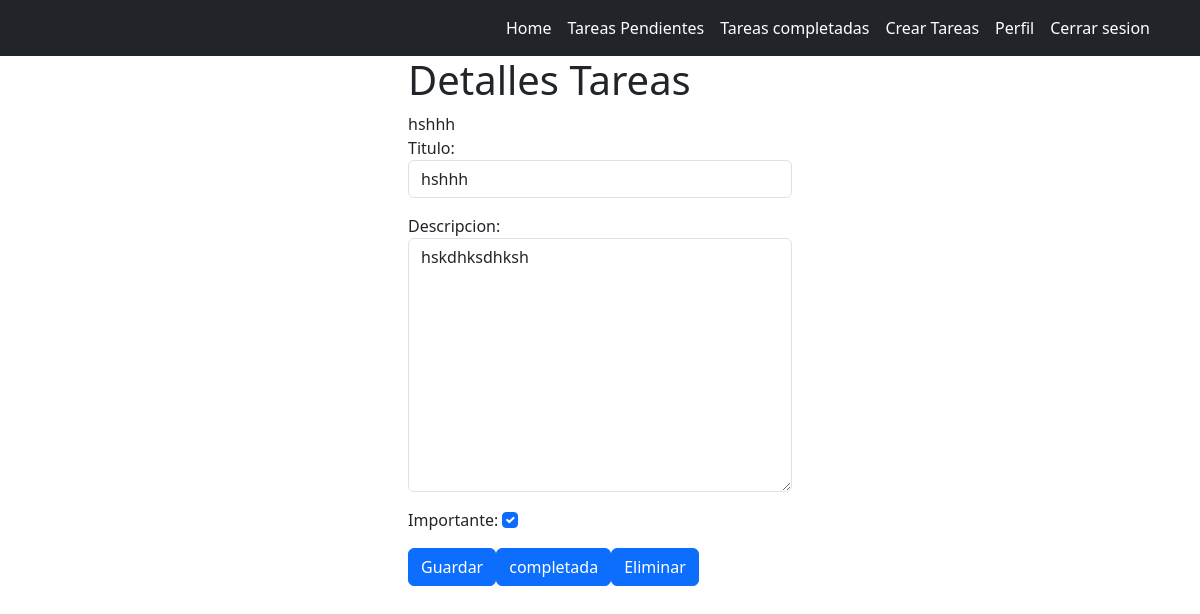
The app's page /tasks/3/ (signed in) with its own data.
### tasks/models.py (models this page shows, shortened)
class tarea(models.Model):
    Titulo = models.CharField(max_length=100)
    descripcion  = models.TextField(blank=True)
    creada = models.DateTimeField (auto_now_add=True)
    completada = models.DateTimeField(null=True, blank=True)
    importante = models.BooleanField(default=False)
    usuario = models.ForeignKey(User, on_delete= models.CASCADE)

### tasks/views.py (the view, shortened to what this page needs)
# urls.py: path("tasks/<int:task_id>/", views.task_detail, name='task_detail'),
@login_required
def task_detail(request, task_id):
    if request.method == 'GET':
        task = get_object_or_404(tarea, pk=task_id, usuario=request.user)
        form = TaskForm(instance=task)
        return render(request, 'task_detail.html', {
        'task':task,
        'form': form
         })

### tasks/forms.py
class TaskForm(forms.ModelForm):
    class Meta:
        model = tarea
        fields = ['Titulo', 'descripcion', 'importante']
        widgets = {
            'Titulo':forms.TextInput(attrs={'class':'form-control', 'placeholder':'escribir titulo'}),
            'descripcion':forms.Textarea(attrs={'class':'form-control', 'placeholder':'ingresar descripcion'}),
            'importante':forms.CheckboxInput(attrs={'class':'form-check-input'}),
        }

### tasks/templates/task_detail.html (shortened to what this page needs)
{% extends 'base.html' %}
{% block content %}
<main>
    <div class="row">
        <div class="col-md-4 offset-md-4">
                <h1>Detalles Tareas</h1>
                {{task.Titulo}}
                <table>
                    <form method="POST">
                    {{form.as_p}}
                    <button class="btn btn-primary">Guardar</button>
                    </form>
                    <form action="{% url 'complete' task.id %}" method="POST" class="">
                    <button class="btn btn-primary text-center">completada</button>
                    </form>
                    <form action="{% url 'Eliminar_tarea' task.id %}" method="POST">
                    <button class="btn btn-primary text-center">Eliminar</button>
                    </form>
                </table>
         </div>
    </div>
</main>
{% endblock %}

### records on screen
tarea: Titulo "hshhh", descripcion "hskdhksdhksh", importante "☑"
